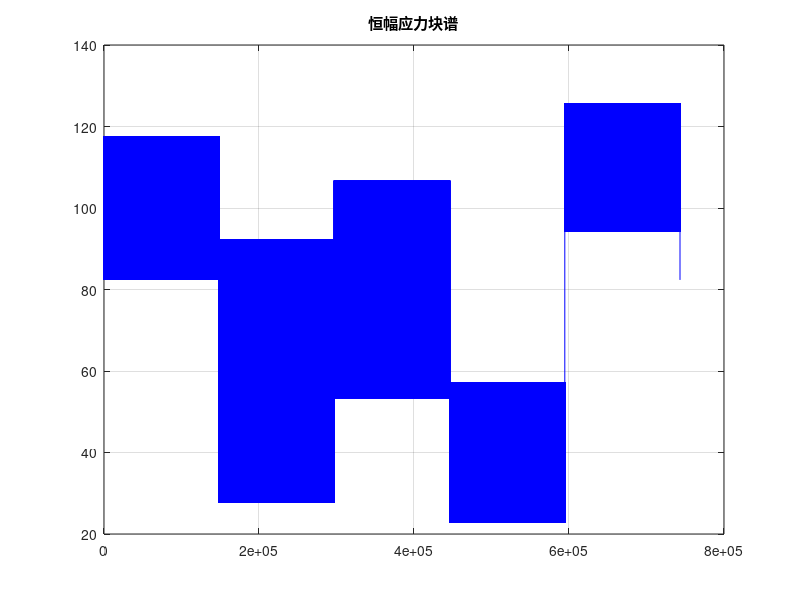

This figure's MATLAB source:
% generate_stress_spectra.m
% 该程序用于生成多段不同应力比的恒幅载荷谱，替代原有的应力谱文件
% 目标文件: AsteixSpectraData.mat (变量名: spectra, 1*743230)

clear; clc;

% (1) 设置目标长度
target_len = 743230;
% 计算可用周期数 (去除第一个点后)
% 为了保证 [smin, smax] 成对出现，去除首点后的长度应为偶数
total_cycles = floor((target_len - 1) / 2);
actual_len = 1 + 2 * total_cycles; % 实际生成的总长度

% (2) 设定段数和参数
K = 5;

% 定义每段的应力比和平均应力数组 (用户定义的参数)
R_array = [0.7, 0.3, 0.5, 0.4, 0.75];
S_avg_array = [100, 60, 80, 40, 110]; % 修正了之前的 typo

% 分配每段的周期数
cycles_per_seg = floor(total_cycles / K);
seg_cycles = repmat(cycles_per_seg, 1, K);
seg_cycles(end) = total_cycles - sum(seg_cycles(1:end-1));

% +1 for the transition point at the end
spectra = zeros(1, actual_len + 1);


% 索引 1: 预设为第一段的 Smax (占位符，在 pred_a_N 中通过 spectra(2:end) 丢弃)
S_max1 = (2 * S_avg_array(1)) / (1 + R_array(1));
spectra(1) = S_max1;

% (3) 循环生成每段应力谱
current_idx = 2;
fprintf('=== 恒幅应力谱生成程序 (优化版) ===\n');
fprintf('目标总长度: %d, 实际生成长度: %d\n', target_len, actual_len);

for i = 1:K
    R = R_array(i);
    S_avg = S_avg_array(i);

    % 计算峰值和谷值
    S_max = (2 * S_avg) / (1 + R);
    S_min = R * S_max;

    % 每段包含整数个周期，每个周期由 [Smin, Smax] 组成
    % 对应索引模式: [偶数, 奇数, 偶数, 奇数...] -> [Smin, Smax, Smin, Smax...]
    num_pts = 2 * seg_cycles(i);

    for j = 1:num_pts
        if mod(current_idx, 2) == 0
            spectra(current_idx) = S_min; % 偶数索引 -> Smin
        else
            spectra(current_idx) = S_max; % 奇数索引 -> Smax
        end
        current_idx = current_idx + 1;
    end

    fprintf('第 %d/%d 段: R=%.2f, S_avg=%.2f, 周期数=%d, 结束索引=%d\n', ...
        i, K, R, S_avg, seg_cycles(i), current_idx-1);
end

% NEW: Append the Smin of the first segment to the end to ensure smooth splicing
% Connector pair will be (spectra(end), spectra(1) of next copy) -> (Smin1, Smax1)
spectra(current_idx) = spectra(2);
fprintf('  -> 添加拼接过渡点: spectra(%d) = %.4f (Loop Smin)\n', current_idx, spectra(current_idx));
actual_len = current_idx; % Update actual length


% (4) 保存文件
save_name = 'AsteixSpectraData_fake.mat';
save(save_name, 'spectra');

% (5) 绘制应力谱折线图
figure;
plot(1:length(spectra), spectra, '-b');
hold on;
% 标记段间界限 (仅示意前100个点或整体)
title('恒幅应力块谱');
grid on;


% ... (existing plotting code) ...
grid on;

% (6) 完整性检查 (模仿 gen_synthetic_data_spectrum.m 的处理方式进行拼接检查)
fprintf('\n=== 载荷谱拼接完整性检查 ===\n');
% 模拟程序中的读取和拼接方式 (取2个周期进行拼接检查连接处)
spectra_long = repmat(spectra, 1, 2);
spectra_check = spectra_long(2:end);

% 提取所有周期的 Smin 和 Smax
% 根据 gen_synthetic_data_spectrum.m:
% Smin_vec = loads_segment(1:2:end);
% Smax_vec = loads_segment(2:2:end);
% 注意：如果总长度为奇数(去除第一个点后)，最后可能会多出一个不成对的点，需处理
len_check = floor(length(spectra_check)/2) * 2;
spectra_check = spectra_check(1:len_check);

Smin_full = spectra_check(1:2:end);
Smax_full = spectra_check(2:2:end);

% 检查 Smax < Smin 的情况
invalid_idx = find(Smax_full < Smin_full);
if ~isempty(invalid_idx)
    warning('Fail: 检测到 %d 个周期的 Smax < Smin！', length(invalid_idx));
    fprintf('  前 5 个异常位置 (索引及值):\n');
    for k = 1:min(5, length(invalid_idx))
        idx = invalid_idx(k);
        fprintf('  Cycle %d: Smin=%.4f, Smax=%.4f (Diff=%.4f)\n', ...
            idx, Smin_full(idx), Smax_full(idx), Smax_full(idx)-Smin_full(idx));
    end
else
    fprintf('Pass: 拼接检查通过，所有周期均满足 Smax >= Smin。\n');
end

% 统计 Smin 和 Smax 的范围

fprintf('生成成功！\n');
fprintf('文件已保存为: %s\n', save_name);
